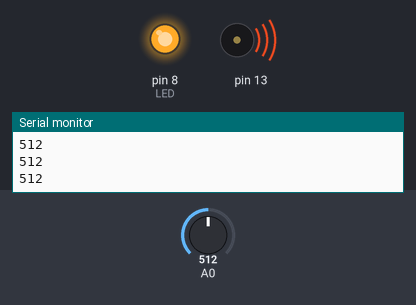
Simulated run of this sketch. Board: Arduino Uno, built with avr-gcc and run on an emulated ATmega328P. Parts: output pins drawn as LEDs (lit = HIGH), buzzer (waves = sounding), the last lines printed to the serial monitor. The inputs (shaded band) are chosen by the test bench; at power-on: A0 = 512.

Above: at 1.2 s.
1.3 s: A0 set to 107
2.8 s: A0 set to 90
At 3.5 s:
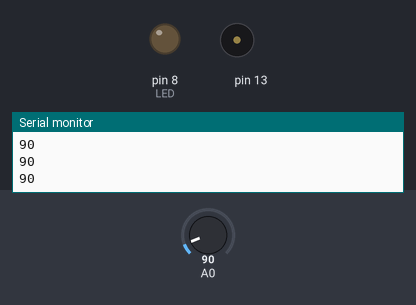
4.3 s: A0 set to 110
At 4.6 s:
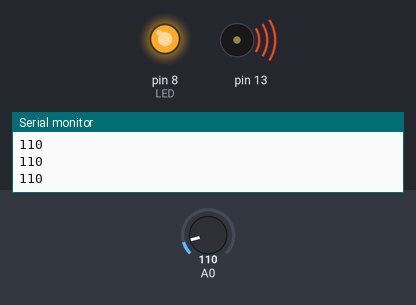
5.8 s: A0 set to 0
At 6.9 s:
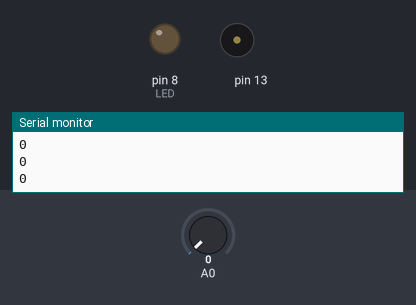
Timing chart, 0 to 8.3 s (numbered marks = the images above; inputs shaded):
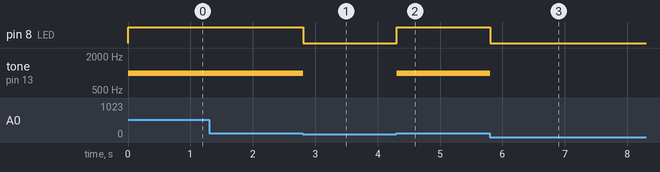

The sketch:

proba.ino
```cpp
 int LED = 8;
void setup() {
  // put your setup code here, to run once:
Serial.begin(9600);
 pinMode (LED, OUTPUT);


}

bool Sound = false;


void loop() {
  // put your main code here, to run repeatedly:
   int  val=analogRead(0);

  Serial.println(val,DEC);


  if(val>100){
     digitalWrite(LED, HIGH);
     if(!Sound){
        tone(13,1000);
        Sound = true;
     }
     //
     //noTone(13);
    }
  else{
     digitalWrite(LED, LOW);
     if(Sound){
        noTone(13);
        Sound = false;
     }
     //tone(13,1,10);
     //noTone(13);
    }

}
```

Measured:
- the behaviour switches between 101 and 100 on A0 (found by bisection; images 0 and 1)
- after the input at 2.8 s, pin 8 (LED): HIGH → LOW at once; tone on pin 13: 1000 Hz → silent at once
- after the input at 4.3 s, pin 8 (LED): LOW → HIGH at once; tone on pin 13: silent → 1000 Hz at once
- after the input at 5.8 s, pin 8 (LED): HIGH → LOW at once; tone on pin 13: 1000 Hz → silent at once
